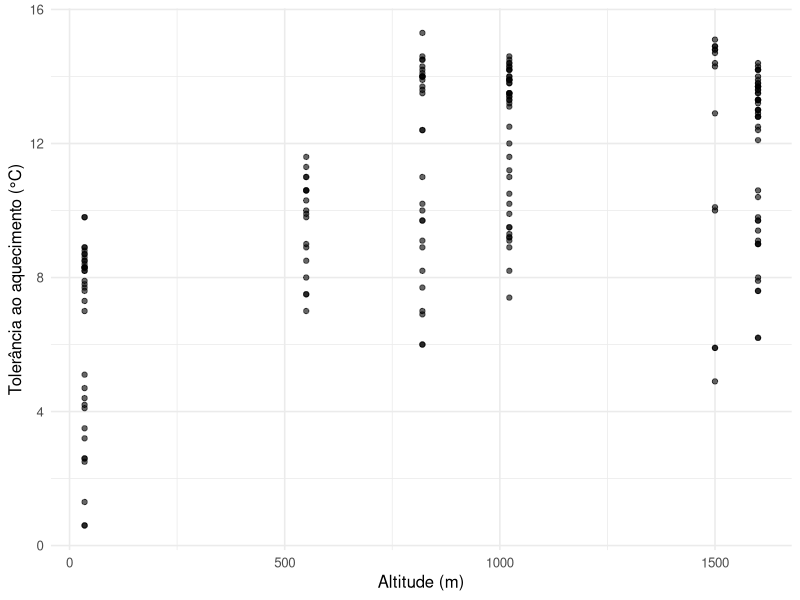
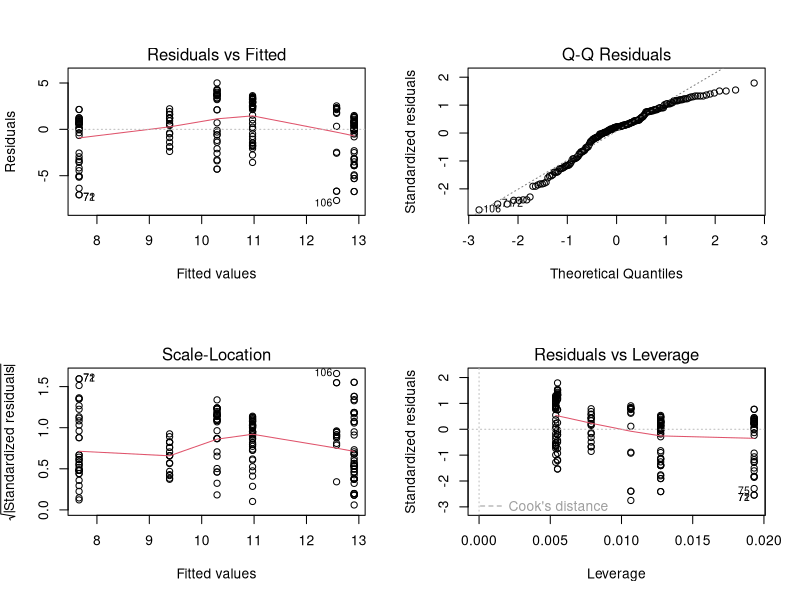
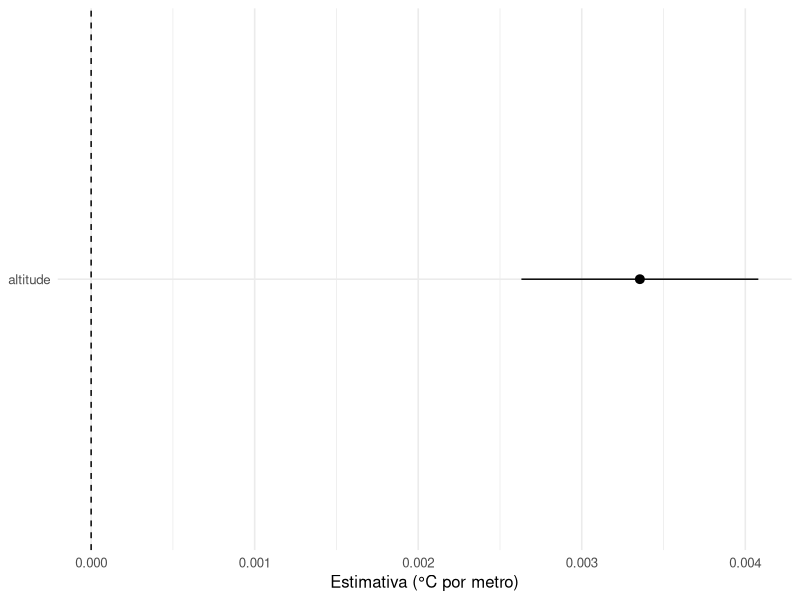
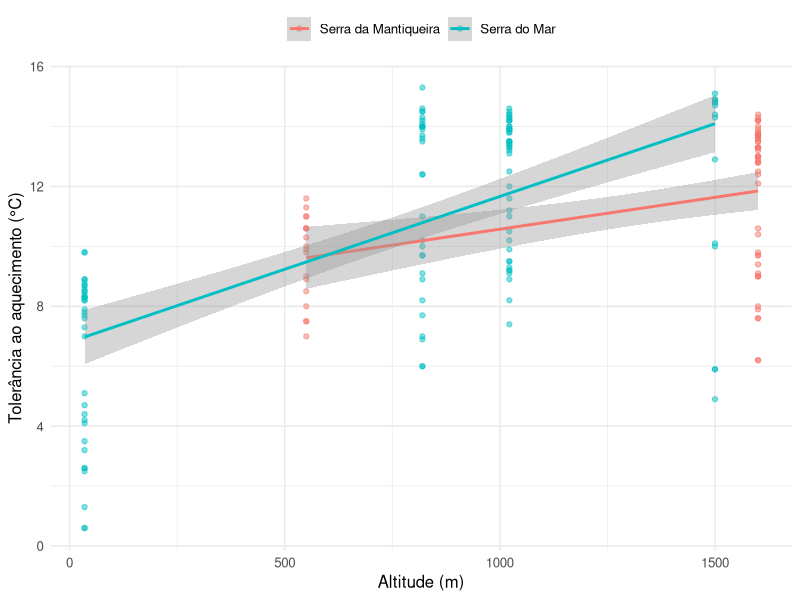

Write R code to recreate these figures, in order.
## ---- chunk 1
#| label: setup
library(dplyr)
library(ggplot2)
library(broom)
theme_set(theme_minimal(base_size = 12))
## ---- chunk 2
#| label: dados
#| code-fold: true
#| code-summary: "Refazendo a limpeza da aula 04 (clique para ver)"

anuros <- read.csv(here::here("dados", "anuros_altitude.csv")) %>%
  rename(id = ID, especie = Species, sexo = Sex,
         ewl = EWL_Ugcm2s1, massa = Bodymass_g,
         ctmin = CTmin, ctmax = CTmax,
         serra = Mountain_Range, altitude = Altitude_m) %>%
  select(id, especie, sexo, serra, altitude, massa, ewl, ctmin, ctmax,
         bio5 = BIO_5) %>%
  mutate(across(c(especie, serra, sexo), factor),
         amplitude = ctmax - ctmin,
         tol_aquec = ctmax - bio5,
         alt_fator = factor(altitude, levels = sort(unique(altitude))))
## ---- chunk 3
#| label: fig-bruto
#| fig-cap: "Tolerância ao aquecimento contra altitude. Cada ponto é um indivíduo."
ggplot(anuros, aes(altitude, tol_aquec)) +
  geom_point(alpha = .6) +
  labs(x = "Altitude (m)", y = "Tolerância ao aquecimento (°C)")
## ---- chunk 4
m1 <- lm(tol_aquec ~ altitude, data = anuros)
summary(m1)
## ---- chunk 5
#| echo: false
anuros %>%
  group_by(altitude, serra) %>%
  summarise(`BIO_5 (°C)` = unique(bio5),
            `CTmax médio (°C)` = round(mean(ctmax, na.rm = TRUE), 2),
            .groups = "drop") %>%
  knitr::kable()
## ---- chunk 6
#| label: fig-diag4
#| fig-cap: "Os quatro gráficos de diagnóstico do `plot.lm`."
#| fig-width: 8
#| fig-height: 7
par(mfrow = c(2, 2))
plot(m1)
par(mfrow = c(1, 1))
## ---- chunk 7
tidy(m1, conf.int = TRUE)
glance(m1)
## ---- chunk 8
#| label: fig-coef
#| fig-cap: "Estimativa e intervalo de confiança de 95 % para o efeito da altitude."
#| fig-height: 2
tidy(m1, conf.int = TRUE) %>%
  filter(term != "(Intercept)") %>%
  ggplot(aes(estimate, term)) +
  geom_vline(xintercept = 0, linetype = 2) +
  geom_pointrange(aes(xmin = conf.low, xmax = conf.high)) +
  labs(x = "Estimativa (°C por metro)", y = NULL)
## ---- chunk 9
m2 <- lm(tol_aquec ~ especie, data = anuros)
anova(m2)
tidy(m2)
## ---- chunk 10
levels(anuros$especie)
## ---- chunk 11
m3 <- lm(tol_aquec ~ altitude + especie, data = anuros)
glance(m3) %>% select(r.squared, adj.r.squared, nobs)
anova(m1, m3)
## ---- chunk 12
with(anuros, table(serra, altitude))
## ---- chunk 13
m4 <- lm(tol_aquec ~ alt_fator * serra, data = anuros)
summary(m4)$coefficients
## ---- chunk 14
alias(m4)
## ---- chunk 15
m5 <- lm(tol_aquec ~ altitude * serra, data = anuros)
tidy(m5)
## ---- chunk 16
tapply(anuros$altitude, anuros$serra, range)
## ---- chunk 17
anuros$alt_c <- anuros$altitude - 1000
m6 <- lm(tol_aquec ~ alt_c * serra, data = anuros)
tidy(m6)
## ---- chunk 18
#| echo: false
bind_rows(
  tidy(m5) %>% filter(term == "serraSerra do Mar") %>% mutate(modelo = "altitude crua (contraste a 0 m)"),
  tidy(m6) %>% filter(term == "serraSerra do Mar") %>% mutate(modelo = "altitude centrada (contraste a 1000 m)")
) %>%
  select(modelo, estimate, std.error, p.value) %>%
  knitr::kable(digits = 3)
## ---- chunk 19
por_serra <- anuros %>%
  filter(!is.na(tol_aquec)) %>%
  group_by(serra) %>%
  group_modify(~ tidy(lm(tol_aquec ~ altitude, data = .x), conf.int = TRUE)) %>%
  ungroup() %>%
  filter(term == "altitude")
por_serra
## ---- chunk 20
#| label: fig-serras
#| fig-cap: "Uma reta por serra. Repare no que sustenta cada uma."
ggplot(anuros, aes(altitude, tol_aquec, colour = serra)) +
  geom_point(alpha = .5) +
  geom_smooth(method = "lm", formula = y ~ x) +
  labs(x = "Altitude (m)", y = "Tolerância ao aquecimento (°C)", colour = NULL) +
  theme(legend.position = "top")
